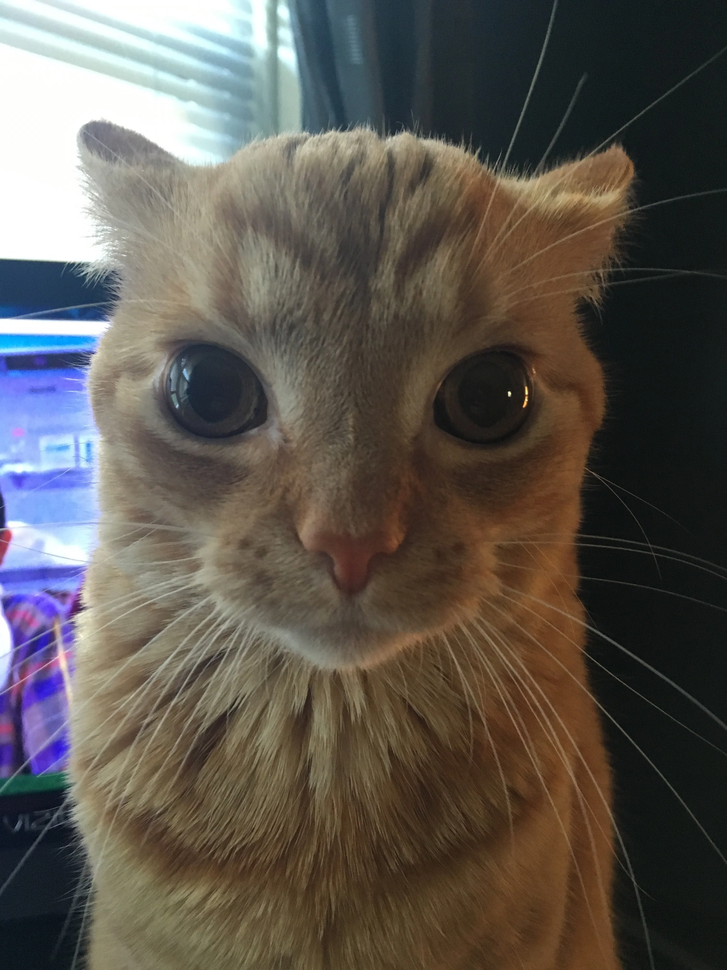
#> input picture img/airplane-cat_50.png, 727 x 970 px, shrunk from 1512 x 2016 before the run, found by its file name
$ python imglib.py
#> lines starting #> are read from the running program, lines starting #| are printed output that depends on the picture
### bot/utils.py
from __future__ import annotations

from enum import StrEnum
from typing import TYPE_CHECKING

if TYPE_CHECKING:
    from datetime import datetime


class LogLevel(StrEnum):
    DEBUG = "DEBUG"
    INFO = "INFO"
    WARNING = "WARNING"
    ERROR = "ERROR"
    CRITICAL = "CRITICAL"


def day_suffix(day: int) -> str:
    if not 1 <= day <= 31:
        raise ValueError("Day must be in range 1-31")
    match day:
        case 1 | 21 | 31:
            return "st"
        case 2 | 22:
            return "nd"
        case 3 | 23:
            return "rd"
        case _:
            return "th"


def format_day(day: int) -> str:
    return f"{day}{day_suffix(day)}"


def format_date(date: datetime) -> str:
    return f"{date.strftime('%B')} {format_day(date.day)}"

### bot/imglib.py
from __future__ import annotations

from dataclasses import dataclass
from datetime import UTC, datetime, timedelta
from typing import TYPE_CHECKING

from PIL import Image, ImageDraw, ImageFont

from .utils import format_date

if TYPE_CHECKING:
    from collections.abc import Iterable


TEMPLATE_FILE = "img/airplane-cat_50.png"
FONT_FILE = "img/NotoSans_SemiCondensed-Bold.ttf"

airplane_cat = Image.open(TEMPLATE_FILE)
#> airplane_cat is the input picture: PIL image 727x970 RGB; mean R, G, B 92.9, 87.2, 80.5
airplane_cat.load()

font = ImageFont.truetype(FONT_FILE, 96)


@dataclass(frozen=True)
class TextBox:
    text: str | Iterable[str]
    position: tuple[float, float]
    font: ImageFont.FreeTypeFont = font
    fill: tuple[int, int, int] = (255, 255, 255)
    stroke_fill: tuple[int, int, int] = (0, 0, 0)
    stroke_width: int = 8
    vertical_spacing: int = 8

    def draw(self, draw_obj: ImageDraw.ImageDraw) -> None:
        x, y = self.position
        text = self.text.splitlines() if isinstance(self.text, str) else self.text
        for line in text:
            left, top, right, bottom = self.font.getbbox(
                line, language="en", stroke_width=self.stroke_width
            )
            _width, height = right - left, bottom - top
            draw_obj.text(
                (x, y),
                line,
                font=self.font,
                anchor="ma",
                fill=self.fill,
                stroke_fill=self.stroke_fill,
                stroke_width=self.stroke_width,
                language="en",
            )
            y += height + self.vertical_spacing


def generate_image(date: datetime | None = None) -> Image.Image:
    if date is None:
        date = datetime.now(UTC)
    tomorrow = date + timedelta(days=1)

    if date.month == 4 and date.day == 1:  # April Fools' Day
        output: Image.Image = Image.open("img/dognose.png")
        output.load()
        img_width, img_height = output.size
        text1 = "Woah it’s {} already?"
        text2 = "{}? Can’t wait!"
        position1 = (img_width / 2, img_height * 0.17)
        position2 = (img_width / 2, img_height * 0.85)
    else:
        output = airplane_cat.copy()
        img_width, img_height = output.size
#> img_width = 727; img_height = 970
        text1 = "Damn it’s {} already?"
        text2 = "{}? Fuck everything"
        position1 = (img_width / 2, img_height * 0.22)
#> position1 = (363.5, 213.4)
        position2 = (img_width / 2, img_height * 0.75)
#> position2 = (363.5, 727.5)

    draw = ImageDraw.Draw(output)
    textboxes = [
        TextBox(
            text=text1.format(format_date(date)),
            position=position1,
        ),
        TextBox(
            text=[
                "What’s next?",
                text2.format(format_date(tomorrow)),
            ],
            position=position2,
        ),
    ]
    for textbox in textboxes:
        textbox.draw(draw)
    return output


if __name__ == "__main__":
    date = datetime.now(UTC)
    output = generate_image()
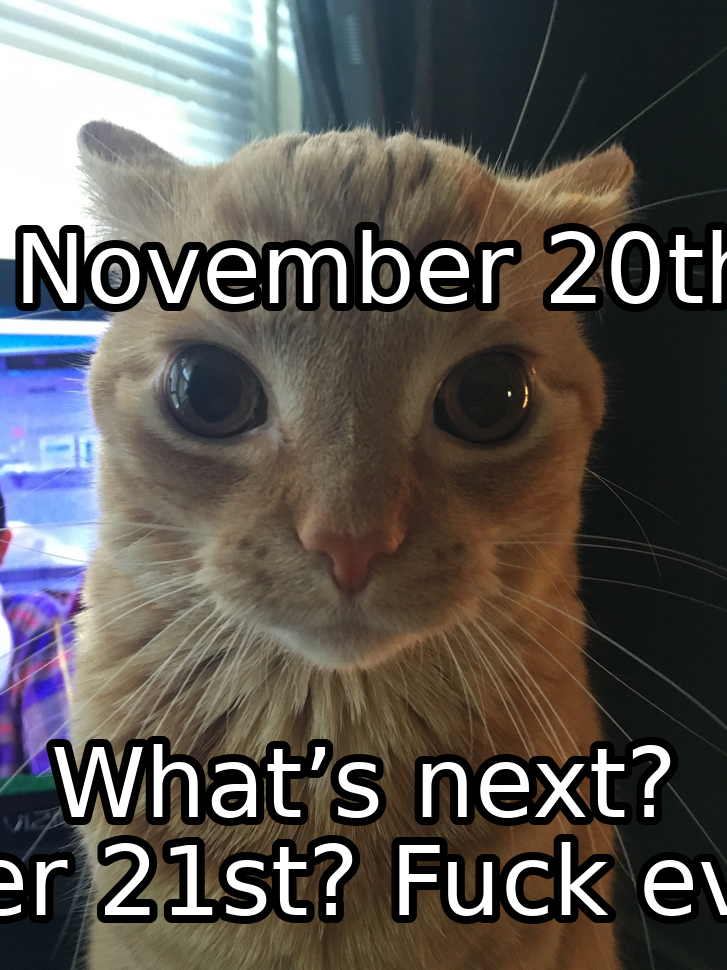
#> output: PIL image 727x970 RGB; mean R, G, B 92.2, 88.4, 84.1
    output.save("output_today.png")
    output = generate_image(date.replace(month=4, day=1))
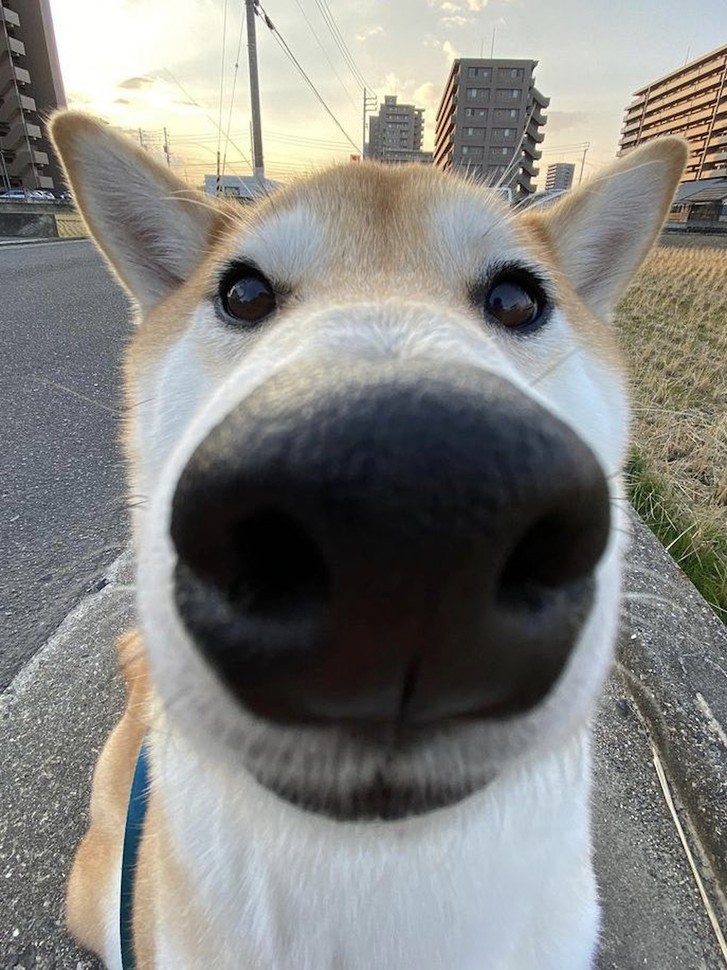
#> input picture img/dognose.png, 727 x 970 px, shrunk from 1512 x 2016 before the run, found by its file name
#> in generate_image, output is the input picture: PIL image 727x970 RGB; mean R, G, B 133.4, 132.6, 128.7
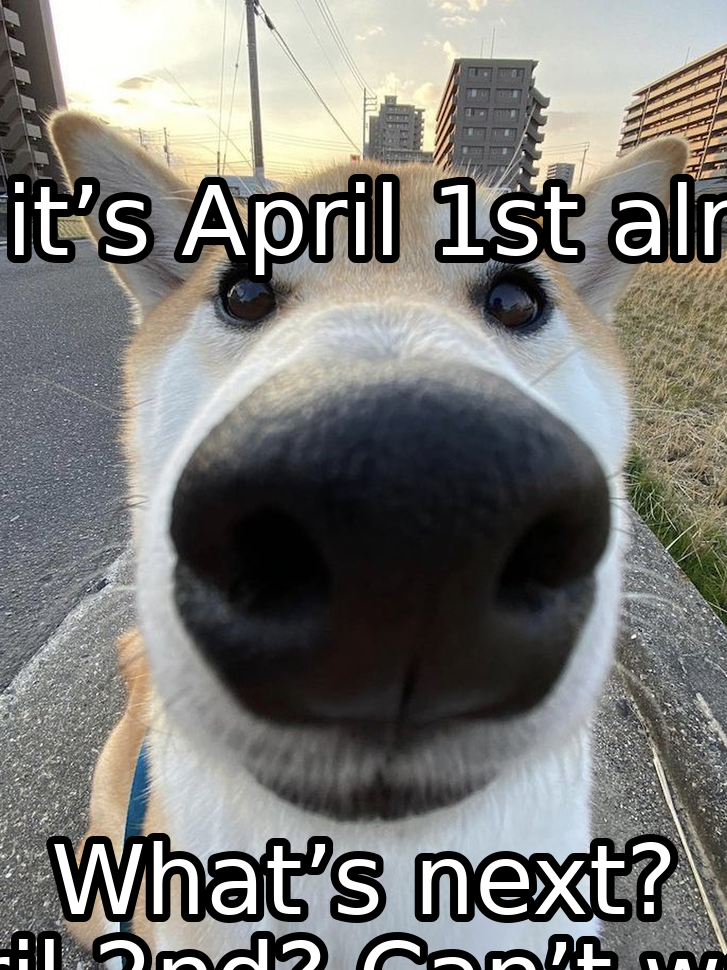
#> output: PIL image 727x970 RGB; mean R, G, B 123.7, 123, 119.3
    output.save("output_april_1st.png")
